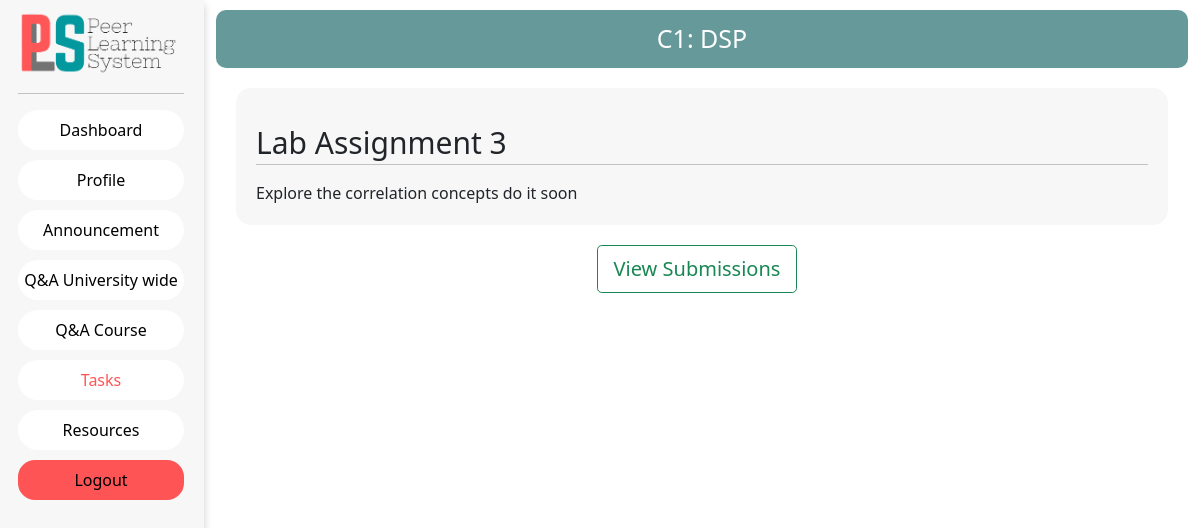
The page /user/dashboard/C1/tasks/viewtask/T3 on the database as committed earlier.
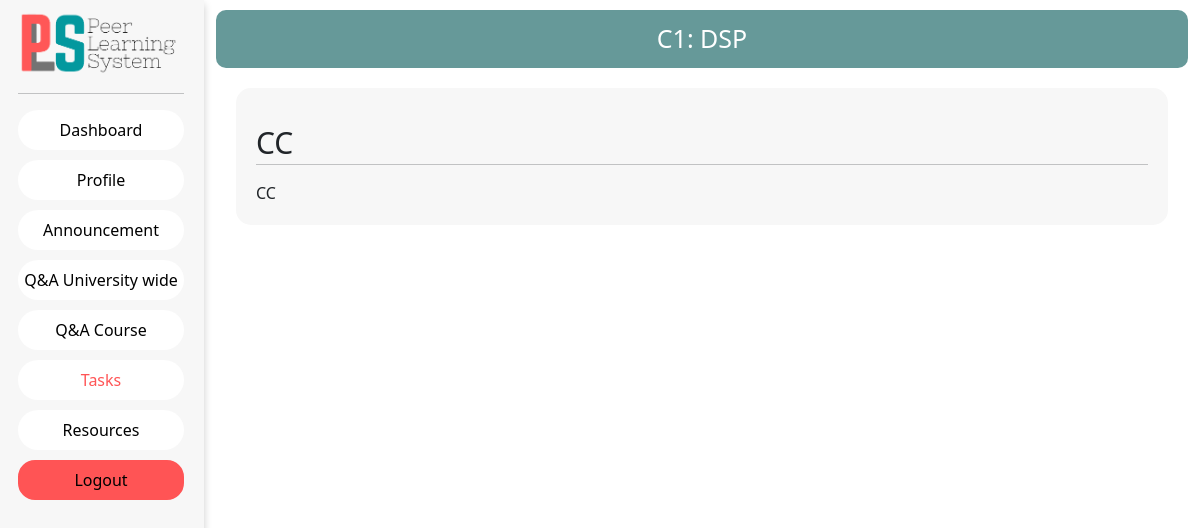
The same page on the database as committed later.
### guest/models.py (models this page shows)
class Task(models.Model):
    Id = models.CharField(max_length=6, primary_key=True)
    Faculty_Id = models.ForeignKey(Faculty, on_delete=models.CASCADE)
    Course_Id = models.ForeignKey(Course , on_delete=models.CASCADE)
    Title = models.CharField(max_length=100)
    Content = models.CharField(max_length=2000)
    Deadline = models.DateTimeField(null=False)
    peer_mode = models.BooleanField(default=False)
    Added_date = models.DateTimeField(null=True,auto_now_add=True)

### faculty/views.py (the view)
# urls.py: path('dashboard/<slug:course_id>/tasks/viewtask/<slug:task_id>', views.ViewTask, name='ViewTask'),
def ViewTask(request,course_id,task_id):
    print("here")
    course=Course.objects.get(Id=course_id)
    task = Task.objects.get(Id=task_id)
    submissions = Submission.objects.filter(Task_Id=task)
    print(submissions)
    context={
        'course':course,
        'task':task,
        'submissions':submissions,
    }
    return render(request,'Individual_Task.html',context=context)

### faculty/templates/Individual_Task.html (shortened to what this page needs)
{% extends 'faculty/templates/start_base.html' %}
{% load static %}
{% block extra_css %}
<link rel="stylesheet" href="{% static 'css/individual_task.css' %}">
{% endblock extra_css %}
{% block nav_link %}
<li class="nav-item">
    <a class="nav-link qnacourse" href="{% url 'QNACourse' course.Id %}">Q&A Course</a>
</li>
<li class="nav-item">
    <a class="nav-link task" href="{% url 'tasks' course.Id %}">Tasks</a>
</li>
<li class="nav-item">
    <a class="nav-link resource" href="{% url 'resources' course.Id %}">Resources</a>
</li>
{% endblock nav_link %}
{% block body %}
<div class="tasks_con">
    <div class="course_name">
        {{ course.Id }}: {{ course.Name }}
    </div>
    <div class="task_text_con">
        <div class="task_txt">
            {{task.Title}}
        </div>
        <hr />
        <div class="task_desc">
            {{task.Content}}
        </div>
    </div>
    <div class="view_submission row-col-3">
        {% if request.session.faculty or task.peer_mode %}
        <span class="view_sub ">
            <a class="btn btn-outline-success btn-lg" id="Submission_btn" onclick="view_submission_click()">View
                Submissions
            </a>
        </span>
        {% endif %}
    </div>
</div>
{% endblock body %}

Rows that differ between the two databases and show on the page:
changed Task: Title "Lab Assignment 3" → "CC"; Content "Explore the correlation concepts do it soon" → "CC"; peer_mode True → False (drawn)
Other text that changed with them:
text no longer shown: "View Submissions"
